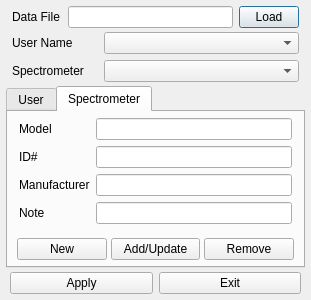
<?xml version="1.0" encoding="UTF-8"?>
<ui version="4.0">
 <class>Dialog</class>
 <widget class="QDialog" name="Dialog">
  <property name="geometry">
   <rect>
    <x>0</x>
    <y>0</y>
    <width>311</width>
    <height>300</height>
   </rect>
  </property>
  <property name="windowTitle">
   <string>Profile Manager</string>
  </property>
  <property name="windowIcon">
   <iconset>
    <normaloff>../resources/Menlo_icon.png</normaloff>../resources/Menlo_icon.png</iconset>
  </property>
  <layout class="QVBoxLayout" name="verticalLayout">
   <property name="spacing">
    <number>4</number>
   </property>
   <property name="leftMargin">
    <number>6</number>
   </property>
   <property name="topMargin">
    <number>6</number>
   </property>
   <property name="rightMargin">
    <number>6</number>
   </property>
   <property name="bottomMargin">
    <number>6</number>
   </property>
   <item>
    <widget class="QFrame" name="frame">
     <property name="maximumSize">
      <size>
       <width>16777215</width>
       <height>30</height>
      </size>
     </property>
     <property name="frameShape">
      <enum>QFrame::Shape::NoFrame</enum>
     </property>
     <property name="frameShadow">
      <enum>QFrame::Shadow::Raised</enum>
     </property>
     <layout class="QHBoxLayout" name="horizontalLayout_2">
      <property name="leftMargin">
       <number>6</number>
      </property>
      <property name="topMargin">
       <number>0</number>
      </property>
      <property name="rightMargin">
       <number>6</number>
      </property>
      <property name="bottomMargin">
       <number>0</number>
      </property>
      <item>
       <widget class="QLabel" name="label">
        <property name="minimumSize">
         <size>
          <width>50</width>
          <height>0</height>
         </size>
        </property>
        <property name="maximumSize">
         <size>
          <width>50</width>
          <height>16777215</height>
         </size>
        </property>
        <property name="text">
         <string>Data File</string>
        </property>
       </widget>
      </item>
      <item>
       <widget class="QLineEdit" name="lineEdit_preset_file">
        <property name="readOnly">
         <bool>true</bool>
        </property>
       </widget>
      </item>
      <item>
       <widget class="QPushButton" name="pushButton_load">
        <property name="maximumSize">
         <size>
          <width>60</width>
          <height>16777215</height>
         </size>
        </property>
        <property name="text">
         <string>Load</string>
        </property>
       </widget>
      </item>
     </layout>
    </widget>
   </item>
   <item>
    <widget class="QFrame" name="frame_2">
     <property name="maximumSize">
      <size>
       <width>16777215</width>
       <height>50</height>
      </size>
     </property>
     <property name="frameShape">
      <enum>QFrame::Shape::NoFrame</enum>
     </property>
     <property name="frameShadow">
      <enum>QFrame::Shadow::Raised</enum>
     </property>
     <layout class="QFormLayout" name="formLayout_2">
      <property name="horizontalSpacing">
       <number>2</number>
      </property>
      <property name="leftMargin">
       <number>6</number>
      </property>
      <property name="topMargin">
       <number>0</number>
      </property>
      <property name="rightMargin">
       <number>6</number>
      </property>
      <property name="bottomMargin">
       <number>0</number>
      </property>
      <item row="0" column="0">
       <widget class="QLabel" name="label_2">
        <property name="minimumSize">
         <size>
          <width>90</width>
          <height>0</height>
         </size>
        </property>
        <property name="maximumSize">
         <size>
          <width>90</width>
          <height>16777215</height>
         </size>
        </property>
        <property name="text">
         <string>User Name</string>
        </property>
       </widget>
      </item>
      <item row="0" column="1">
       <widget class="QComboBox" name="comboBox_user"/>
      </item>
      <item row="1" column="0">
       <widget class="QLabel" name="label_7">
        <property name="text">
         <string>Spectrometer</string>
        </property>
       </widget>
      </item>
      <item row="1" column="1">
       <widget class="QComboBox" name="comboBox_spectrometer"/>
      </item>
     </layout>
    </widget>
   </item>
   <item>
    <widget class="QTabWidget" name="tabWidget">
     <property name="currentIndex">
      <number>1</number>
     </property>
     <widget class="QWidget" name="user">
      <attribute name="title">
       <string>User</string>
      </attribute>
      <layout class="QVBoxLayout" name="verticalLayout_3">
       <property name="spacing">
        <number>4</number>
       </property>
       <property name="leftMargin">
        <number>9</number>
       </property>
       <property name="topMargin">
        <number>4</number>
       </property>
       <property name="rightMargin">
        <number>9</number>
       </property>
       <property name="bottomMargin">
        <number>2</number>
       </property>
       <item>
        <widget class="QFrame" name="frame_3">
         <property name="frameShape">
          <enum>QFrame::Shape::NoFrame</enum>
         </property>
         <property name="frameShadow">
          <enum>QFrame::Shadow::Raised</enum>
         </property>
         <layout class="QFormLayout" name="formLayout">
          <property name="horizontalSpacing">
           <number>6</number>
          </property>
          <property name="leftMargin">
           <number>2</number>
          </property>
          <property name="topMargin">
           <number>0</number>
          </property>
          <property name="rightMargin">
           <number>2</number>
          </property>
          <property name="bottomMargin">
           <number>0</number>
          </property>
          <item row="0" column="0">
           <widget class="QLabel" name="label_3">
            <property name="text">
             <string>Name</string>
            </property>
           </widget>
          </item>
          <item row="0" column="1">
           <widget class="QLineEdit" name="lineEdit_user_name"/>
          </item>
          <item row="1" column="0">
           <widget class="QLabel" name="label_4">
            <property name="text">
             <string>Institute</string>
            </property>
           </widget>
          </item>
          <item row="1" column="1">
           <widget class="QLineEdit" name="lineEdit_user_institute"/>
          </item>
          <item row="2" column="0">
           <widget class="QLabel" name="label_5">
            <property name="text">
             <string>ID#</string>
            </property>
           </widget>
          </item>
          <item row="2" column="1">
           <widget class="QLineEdit" name="lineEdit_user_id"/>
          </item>
          <item row="3" column="0">
           <widget class="QLabel" name="label_6">
            <property name="text">
             <string>Note</string>
            </property>
           </widget>
          </item>
          <item row="3" column="1">
           <widget class="QLineEdit" name="lineEdit_user_note"/>
          </item>
         </layout>
        </widget>
       </item>
       <item>
        <widget class="QFrame" name="frame_5">
         <property name="minimumSize">
          <size>
           <width>0</width>
           <height>30</height>
          </size>
         </property>
         <property name="maximumSize">
          <size>
           <width>16777215</width>
           <height>30</height>
          </size>
         </property>
         <property name="frameShape">
          <enum>QFrame::Shape::NoFrame</enum>
         </property>
         <property name="frameShadow">
          <enum>QFrame::Shadow::Raised</enum>
         </property>
         <layout class="QHBoxLayout" name="horizontalLayout_4">
          <property name="spacing">
           <number>4</number>
          </property>
          <property name="leftMargin">
           <number>0</number>
          </property>
          <property name="topMargin">
           <number>0</number>
          </property>
          <property name="rightMargin">
           <number>0</number>
          </property>
          <property name="bottomMargin">
           <number>0</number>
          </property>
          <item>
           <widget class="QPushButton" name="pushButton_user_new">
            <property name="text">
             <string>New</string>
            </property>
           </widget>
          </item>
          <item>
           <widget class="QPushButton" name="pushButton_user_add">
            <property name="text">
             <string>Add</string>
            </property>
           </widget>
          </item>
          <item>
           <widget class="QPushButton" name="pushButton_user_remove">
            <property name="text">
             <string>Remove</string>
            </property>
           </widget>
          </item>
         </layout>
        </widget>
       </item>
      </layout>
     </widget>
     <widget class="QWidget" name="spectrometer">
      <attribute name="title">
       <string>Spectrometer</string>
      </attribute>
      <layout class="QVBoxLayout" name="verticalLayout_4">
       <property name="spacing">
        <number>4</number>
       </property>
       <property name="leftMargin">
        <number>9</number>
       </property>
       <property name="topMargin">
        <number>4</number>
       </property>
       <property name="rightMargin">
        <number>9</number>
       </property>
       <property name="bottomMargin">
        <number>2</number>
       </property>
       <item>
        <widget class="QFrame" name="frame_7">
         <property name="frameShape">
          <enum>QFrame::Shape::NoFrame</enum>
         </property>
         <property name="frameShadow">
          <enum>QFrame::Shadow::Raised</enum>
         </property>
         <layout class="QFormLayout" name="formLayout_3">
          <property name="leftMargin">
           <number>2</number>
          </property>
          <property name="topMargin">
           <number>2</number>
          </property>
          <property name="rightMargin">
           <number>2</number>
          </property>
          <property name="bottomMargin">
           <number>0</number>
          </property>
          <item row="0" column="0">
           <widget class="QLabel" name="label_8">
            <property name="text">
             <string>Model</string>
            </property>
           </widget>
          </item>
          <item row="0" column="1">
           <widget class="QLineEdit" name="lineEdit_sys_model"/>
          </item>
          <item row="1" column="0">
           <widget class="QLabel" name="label_9">
            <property name="text">
             <string>ID#</string>
            </property>
           </widget>
          </item>
          <item row="1" column="1">
           <widget class="QLineEdit" name="lineEdit_sys_id"/>
          </item>
          <item row="3" column="0">
           <widget class="QLabel" name="label_10">
            <property name="text">
             <string>Note</string>
            </property>
           </widget>
          </item>
          <item row="3" column="1">
           <widget class="QLineEdit" name="lineEdit_sys_note"/>
          </item>
          <item row="2" column="0">
           <widget class="QLabel" name="label_11">
            <property name="text">
             <string>Manufacturer</string>
            </property>
           </widget>
          </item>
          <item row="2" column="1">
           <widget class="QLineEdit" name="lineEdit_sys_manufacturer"/>
          </item>
         </layout>
        </widget>
       </item>
       <item>
        <widget class="QFrame" name="frame_6">
         <property name="minimumSize">
          <size>
           <width>0</width>
           <height>30</height>
          </size>
         </property>
         <property name="maximumSize">
          <size>
           <width>16777215</width>
           <height>30</height>
          </size>
         </property>
         <property name="frameShape">
          <enum>QFrame::Shape::NoFrame</enum>
         </property>
         <property name="frameShadow">
          <enum>QFrame::Shadow::Raised</enum>
         </property>
         <layout class="QHBoxLayout" name="horizontalLayout_5">
          <property name="spacing">
           <number>4</number>
          </property>
          <property name="leftMargin">
           <number>0</number>
          </property>
          <property name="topMargin">
           <number>0</number>
          </property>
          <property name="rightMargin">
           <number>0</number>
          </property>
          <property name="bottomMargin">
           <number>0</number>
          </property>
          <item>
           <widget class="QPushButton" name="pushButton_sys_new">
            <property name="text">
             <string>New</string>
            </property>
           </widget>
          </item>
          <item>
           <widget class="QPushButton" name="pushButton_sys_add">
            <property name="text">
             <string>Add/Update</string>
            </property>
           </widget>
          </item>
          <item>
           <widget class="QPushButton" name="pushButton_sys_remove">
            <property name="text">
             <string>Remove</string>
            </property>
           </widget>
          </item>
         </layout>
        </widget>
       </item>
      </layout>
     </widget>
    </widget>
   </item>
   <item>
    <widget class="QFrame" name="frame_4">
     <property name="minimumSize">
      <size>
       <width>0</width>
       <height>0</height>
      </size>
     </property>
     <property name="maximumSize">
      <size>
       <width>16777215</width>
       <height>30</height>
      </size>
     </property>
     <property name="frameShape">
      <enum>QFrame::Shape::NoFrame</enum>
     </property>
     <property name="frameShadow">
      <enum>QFrame::Shadow::Raised</enum>
     </property>
     <layout class="QHBoxLayout" name="horizontalLayout">
      <property name="leftMargin">
       <number>4</number>
      </property>
      <property name="topMargin">
       <number>0</number>
      </property>
      <property name="rightMargin">
       <number>4</number>
      </property>
      <property name="bottomMargin">
       <number>0</number>
      </property>
      <item>
       <widget class="QPushButton" name="pushButton_apply">
        <property name="minimumSize">
         <size>
          <width>100</width>
          <height>0</height>
         </size>
        </property>
        <property name="text">
         <string>Apply</string>
        </property>
       </widget>
      </item>
      <item>
       <widget class="QPushButton" name="pushButton_exit">
        <property name="minimumSize">
         <size>
          <width>100</width>
          <height>0</height>
         </size>
        </property>
        <property name="text">
         <string>Exit</string>
        </property>
       </widget>
      </item>
     </layout>
    </widget>
   </item>
  </layout>
 </widget>
 <resources/>
 <connections/>
</ui>
